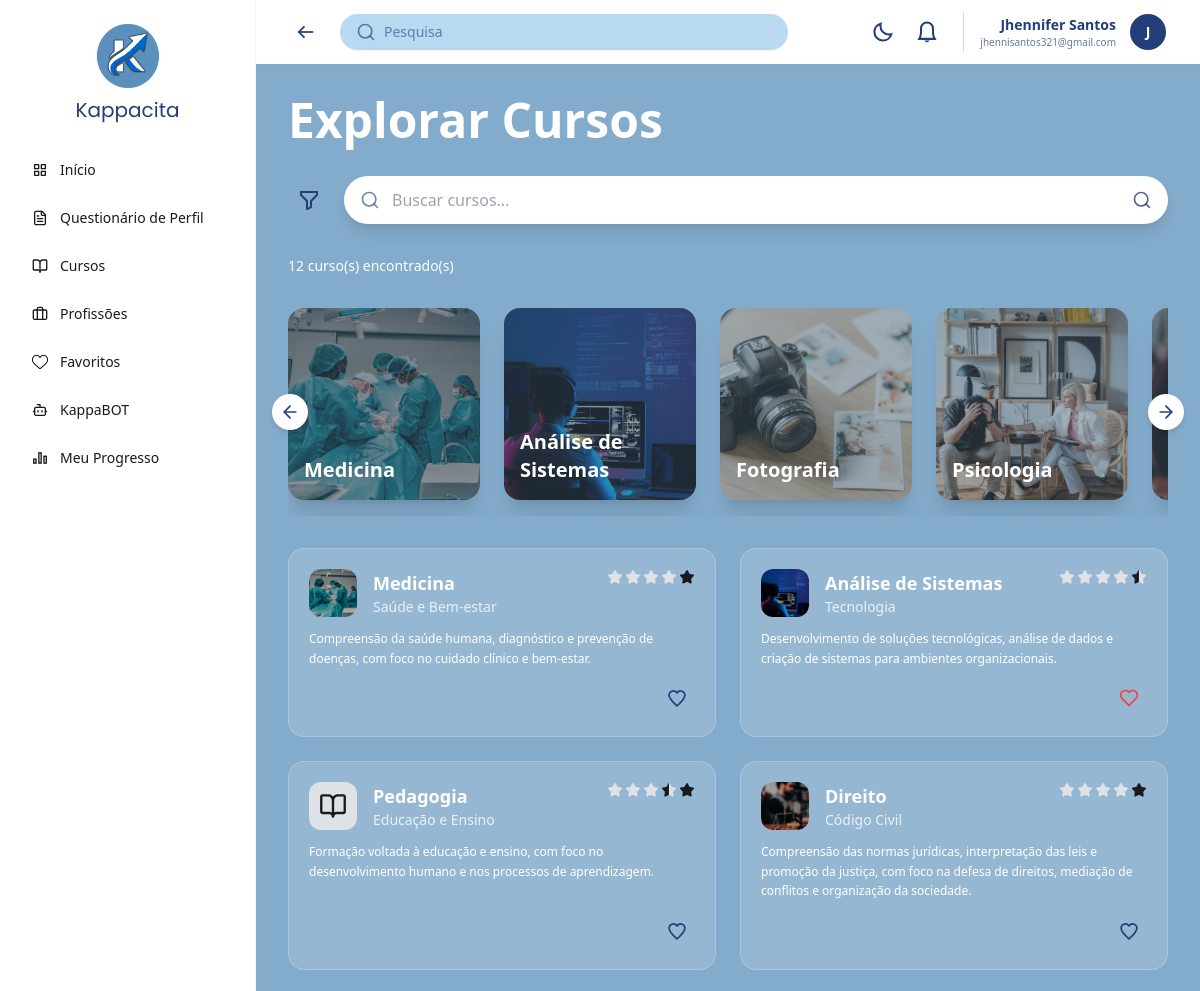
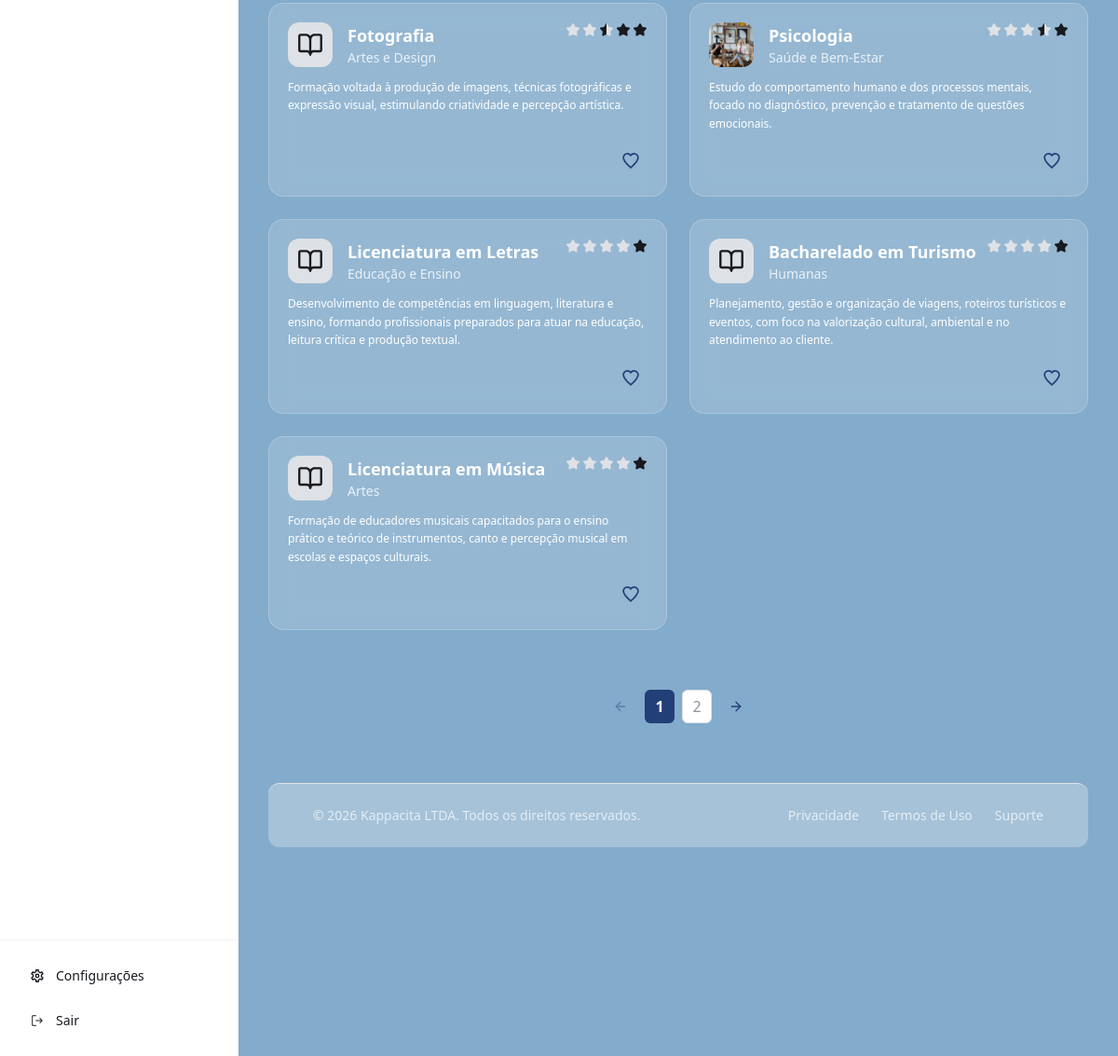
/cursos/ (signed in), run on the app's committed database (2 pictures, top to bottom).
### kapp/models.py (models this page shows, shortened)
class CategoriaCurso(models.Model):
    nome = models.CharField(max_length=100)
    imagem = models.ImageField(upload_to='categorias_cursos/', blank=True, null=True)
    class Meta:
        verbose_name = 'Categoria de Curso'
        verbose_name_plural = 'Categorias de Cursos'

class Curso(models.Model):
    nome = models.CharField(max_length=100)
    area = models.CharField(max_length=100)
    descricao = models.TextField()
    avaliacao = models.DecimalField(max_digits=3, decimal_places=1, default=4.0)
    icone = models.ImageField(upload_to='cursos/icones/', blank=True, null=True)
    categoria = models.ForeignKey(
        CategoriaCurso,
        on_delete=models.SET_NULL,
        null=True,
        blank=True,
        related_name='cursos'
    )
    class Meta:
        verbose_name = 'Curso'
        verbose_name_plural = 'Cursos'

### kapp/views.py (the view)
# urls.py: path('cursos/', cursos, name='cursos'),
@login_required
def cursos(request):
    q            = request.GET.get('q', '').strip()
    categoria_id = request.GET.get('categoria', '').strip()
    qs = Curso.objects.all()
    if q:
        qs = qs.filter(nome__icontains=q)
    if categoria_id:
        qs = qs.filter(categoria_id=categoria_id)
    paginator        = Paginator(qs, 9)
    page             = request.GET.get('page', 1)
    cursos_paginados = paginator.get_page(page)
    favoritos_ids = set(
        Favorito.objects.filter(usuario=request.user, curso__isnull=False)
        .values_list('curso_id', flat=True)
    )
    return render(request, 'cursos.html', {
        'cursos':          cursos_paginados,
        'categorias':      CategoriaCurso.objects.all(),
        'favoritos_ids':   favoritos_ids,
        'categoria_ativa': int(categoria_id) if categoria_id.isdigit() else None,
    })

### kapp/context_processors.py (called while the page is built)
def perfil_usuario(request):
    if request.user.is_authenticated:
        perfil, _ = Perfil.objects.get_or_create(usuario=request.user)
        return {'perfil_global': perfil}
    return {'perfil_global': None}

### kapp/templates/cursos.html (shortened to what this page needs)
{% extends 'base.html' %}
{% load static %}
{% block body %}
{% include 'header.html' %}
<div class="p-4 lg:p-8 space-y-8 bg-[#5b91bc]/75 dark:bg-gray-950 min-h-screen transition-colors">
  <h1 class="text-4xl lg:text-5xl text-white font-bold font-poppins">Explorar Cursos</h1>
  <div class="flex items-center gap-4">
    <button class="p-2 bg-transparent hover:bg-white/20 rounded-full">
      <img src="{% static 'img/filtro.svg' %}" class="w-6 h-6" alt="Filtro">
    </button>
    <form method="GET" action="{% url 'cursos' %}" class="relative flex-1">
      <div class="absolute inset-y-0 left-4 flex items-center pointer-events-none">
      </div>
      <input type="text" name="q" placeholder="Buscar cursos..." value="{{ request.GET.q|default:'' }}"
        class="w-full bg-white dark:bg-gray-800 rounded-full py-3 pl-12 pr-12 text-[#233e78] dark:text-white shadow-lg outline-none">
      <button type="submit" class="absolute inset-y-0 right-4 flex items-center">
        <img src="{% static 'img/lupa.svg' %}" class="w-5 h-5" alt="Buscar">
      </button>
    </form>
  </div>
  <div class="flex items-center gap-4 flex-wrap">
    <p class="text-white text-sm font-poppins">
      {{ cursos.paginator.count }} curso(s) encontrado(s)
    </p>
  </div>
  <div class="relative group">
    <button class="absolute -left-4 top-1/2 -translate-y-1/2 z-10 bg-white dark:bg-gray-700 p-2 rounded-full shadow-md hidden lg:flex items-center justify-center">
      <img src="{% static 'img/proximo.svg' %}" class="w-5 h-5 rotate-180" alt="Anterior">
    </button>
    <div class="flex gap-6 overflow-x-auto pb-4 scroll-smooth" style="scrollbar-width: none;">
      {% for categoria in categorias %}
      {% if categoria_ativa == categoria.id %}
        <a href="?{% if request.GET.q %}q={{ request.GET.q }}{% endif %}"
           class="flex-shrink-0 w-48 h-48 relative rounded-2xl overflow-hidden group cursor-pointer shadow-xl ring-4 ring-white transition-all">
      {% else %}
        <a href="?categoria={{ categoria.id }}{% if request.GET.q %}&q={{ request.GET.q }}{% endif %}"
           class="flex-shrink-0 w-48 h-48 relative rounded-2xl overflow-hidden group cursor-pointer shadow-xl transition-all hover:ring-2 hover:ring-white/60">
      {% endif %}
        {% if categoria.imagem %}
          <img src="{{ categoria.imagem.url }}"
               class="absolute inset-0 w-full h-full object-cover opacity-70 group-hover:scale-110 transition-transform duration-500"
               alt="{{ categoria.nome }}">
        {% else %}
          <div class="absolute inset-0 bg-[#1e293b]/60"></div>
        {% endif %}
        <div class="absolute inset-0 {% if categoria_ativa == categoria.id %}bg-black/40{% else %}bg-black/20{% endif %}"></div>
        <span class="absolute bottom-4 left-4 text-white text-xl font-bold font-poppins">{{ categoria.nome }}</span>
      </a>
      {% empty %}
        <p class="text-white/70 font-poppins text-sm">Nenhuma categoria disponível.</p>
      {% endfor %}
    </div>
    <button class="absolute -right-4 top-1/2 -translate-y-1/2 z-10 bg-white dark:bg-gray-700 p-2 rounded-full shadow-md hidden lg:flex items-center justify-center">
      <img src="{% static 'img/proximo.svg' %}" class="w-5 h-5" alt="Próximo">
    </button>
  </div>
  <div class="grid grid-cols-1 md:grid-cols-2 xl:grid-cols-3 gap-6">
    {% for curso in cursos %}
    <div class="rounded-2xl p-5 flex flex-col gap-3 relative group hover:bg-white/20 dark:hover:bg-white/5 transition-all"
         style="background: rgba(255,255,255,0.15); backdrop-filter: blur(12px); -webkit-backdrop-filter: blur(12px); border: 1px solid rgba(255,255,255,0.2);">
      <div class="flex justify-between items-start">
        <div class="flex gap-4">
          <div class="w-12 h-12 bg-[#dee1e6] dark:bg-gray-700 rounded-xl flex items-center justify-center flex-shrink-0 overflow-hidden">
            {% if curso.icone %}
              <img src="{{ curso.icone.url }}" class="w-full h-full object-cover" alt="{{ curso.nome }}">
            {% else %}
              <img src="{% static 'img/icons/icon_cursos.svg' %}" class="w-7 h-7" alt="{{ curso.nome }}">
            {% endif %}
          </div>
          <div>
            <h3 class="text-white text-lg font-bold font-poppins">{{ curso.nome }}</h3>
            <p class="text-white/80 dark:text-white/60 text-sm font-poppins">{{ curso.area }}</p>
          </div>
        </div>
        <div class="flex gap-0.5 flex-shrink-0">
          {% if curso.avaliacao >= 1 %}<img src="{% static 'img/icons/estrela_cheia.svg' %}" class="w-4 h-4" alt="estrela">
          {% elif curso.avaliacao >= 0.5 %}<img src="{% static 'img/icons/estrela_meia.svg' %}" class="w-4 h-4" alt="meia estrela">
          {% else %}<img src="{% static 'img/icons/estrela_vazia.svg' %}" class="w-4 h-4" alt="estrela vazia">{% endif %}
          {% if curso.avaliacao >= 2 %}<img src="{% static 'img/icons/estrela_cheia.svg' %}" class="w-4 h-4" alt="estrela">
          {% elif curso.avaliacao >= 1.5 %}<img src="{% static 'img/icons/estrela_meia.svg' %}" class="w-4 h-4" alt="meia estrela">
          {% else %}<img src="{% static 'img/icons/estrela_vazia.svg' %}" class="w-4 h-4" alt="estrela vazia">{% endif %}
          {% if curso.avaliacao >= 3 %}<img src="{% static 'img/icons/estrela_cheia.svg' %}" class="w-4 h-4" alt="estrela">
          {% elif curso.avaliacao >= 2.5 %}<img src="{% static 'img/icons/estrela_meia.svg' %}" class="w-4 h-4" alt="meia estrela">
          {% else %}<img src="{% static 'img/icons/estrela_vazia.svg' %}" class="w-4 h-4" alt="estrela vazia">{% endif %}
          {% if curso.avaliacao >= 4 %}<img src="{% static 'img/icons/estrela_cheia.svg' %}" class="w-4 h-4" alt="estrela">
          {% elif curso.avaliacao >= 3.5 %}<img src="{% static 'img/icons/estrela_meia.svg' %}" class="w-4 h-4" alt="meia estrela">
          {% else %}<img src="{% static 'img/icons/estrela_vazia.svg' %}" class="w-4 h-4" alt="estrela vazia">{% endif %}
          {% if curso.avaliacao >= 5 %}<img src="{% static 'img/icons/estrela_cheia.svg' %}" class="w-4 h-4" alt="estrela">
          {% elif curso.avaliacao >= 4.5 %}<img src="{% static 'img/icons/estrela_meia.svg' %}" class="w-4 h-4" alt="meia estrela">
          {% else %}<img src="{% static 'img/icons/estrela_vazia.svg' %}" class="w-4 h-4" alt="estrela vazia">{% endif %}
        </div>
      </div>
      <p class="text-white text-xs leading-relaxed font-poppins">{{ curso.descricao }}</p>
      <div class="flex justify-end mt-auto">
        <form method="post" action="{% url 'favoritar_curso' curso.id %}">
          <button type="submit" class="p-2 hover:bg-white/20 rounded-full transition-all">
            {% if curso.id in favoritos_ids %}
              <img src="{% static 'img/icons/coracao_vermelho.svg' %}" class="w-5 h-5" alt="Favoritado">
            {% else %}
              <img src="{% static 'img/coracao.svg' %}" class="w-5 h-5" alt="Favoritar">
            {% endif %}
          </button>
        </form>
      </div>
    </div>
    {% empty %}
      <p class="text-white col-span-3 text-center py-10 font-poppins">Nenhum curso encontrado.</p>
    {% endfor %}
  </div>
  {% if cursos.has_other_pages %}
  <div class="flex items-center justify-center gap-2 py-8">
    {% if cursos.has_previous %}
    <a href="?page={{ cursos.previous_page_number }}{% if request.GET.q %}&q={{ request.GET.q }}{% endif %}{% if categoria_ativa %}&categoria={{ categoria_ativa }}{% endif %}"
        class="w-9 h-9 flex items-center justify-center rounded-md hover:bg-white/20 dark:hover:bg-white/10 transition-all">
      <img src="{% static 'img/proximo.svg' %}" class="w-4 h-4 rotate-180" alt="Anterior">
    </a>
    {% else %}
    <span class="w-9 h-9 flex items-center justify-center rounded-md opacity-40 cursor-not-allowed">
      <img src="{% static 'img/proximo.svg' %}" class="w-4 h-4 rotate-180" alt="Anterior">
    </span>
    {% endif %}
    {% for num in cursos.paginator.page_range %}
      {% if cursos.number == num %}
        <span class="w-8 h-9 bg-[#223f78] dark:bg-blue-600 text-white rounded-md font-poppins font-bold flex items-center justify-center">
          {{ num }}
        </span>
      {% else %}
        <a href="?page={{ num }}{% if request.GET.q %}&q={{ request.GET.q }}{% endif %}{% if categoria_ativa %}&categoria={{ categoria_ativa }}{% endif %}"
            class="w-8 h-9 bg-white dark:bg-gray-700 border border-[#dee1e6] dark:border-gray-600 text-[#9095a1] dark:text-gray-300 rounded-md font-poppins flex items-center justify-center hover:bg-gray-100 dark:hover:bg-gray-600 transition-all">
          {{ num }}
        </a>
      {% endif %}
    {% endfor %}
    {% if cursos.has_next %}
    <a href="?page={{ cursos.next_page_number }}{% if request.GET.q %}&q={{ request.GET.q }}{% endif %}{% if categoria_ativa %}&categoria={{ categoria_ativa }}{% endif %}"
        class="w-9 h-9 flex items-center justify-center rounded-md hover:bg-white/20 dark:hover:bg-white/10 transition-all">
      <img src="{% static 'img/proximo.svg' %}" class="w-4 h-4" alt="Próximo">
    </a>
    {% else %}
    <span class="w-9 h-9 flex items-center justify-center rounded-md opacity-40 cursor-not-allowed">
      <img src="{% static 'img/proximo.svg' %}" class="w-4 h-4" alt="Próximo">
    </span>
    {% endif %}
  </div>
  {% endif %}
  <footer class="mt-auto bg-gray-100/30 dark:bg-gray-800/30 border-t border-[#dee1e6] dark:border-gray-700 py-6 px-4 lg:px-12 rounded-xl">
    <div class="flex flex-col md:flex-row justify-between items-center gap-4">
      <p class="text-sm text-white/70 font-poppins">© 2026 Kappacita LTDA. Todos os direitos reservados.</p>
      <div class="flex gap-6">
        <a href="{% url 'privacidade' %}" class="text-sm text-white/70 hover:text-white font-poppins transition-colors">Privacidade</a>
        <a href="#" class="text-sm text-white/70 hover:text-white font-poppins transition-colors">Termos de Uso</a>
        <a href="#" class="text-sm text-white/70 hover:text-white font-poppins transition-colors">Suporte</a>
      </div>
    </div>
  </footer>
</div>
{% endblock %}

### kapp/templates/header.html (shortened to what this page needs)
{% load static %}
<header class="h-16 flex items-center justify-between px-4 lg:px-8 bg-white dark:bg-gray-900 shadow-sm transition-colors">
    <div class="flex items-center gap-4 flex-1">
    <button class="p-2 text-[#233e78] dark:text-white hover:bg-gray-100 dark:hover:bg-gray-800 rounded-full">
        <img src="{% static 'img/icons/anterior.svg' %}" class="w-5 h-5" alt="Voltar">
    </button>
    <div class="relative max-w-md w-full hidden md:block">
        <form method="GET" action="">
        <div class="flex items-center bg-[#B9D9F1] dark:bg-gray-700 rounded-full px-4 py-2 shadow-sm">
            <img src="{% static 'img/icons/lupa.svg' %}" class="w-5 h-5 opacity-80" alt="Search">
            <input type="text" name="q" value="{{ request.GET.q }}" placeholder="Pesquisa"
            class="bg-transparent border-none focus:ring-0 text-[#233e78] dark:text-white placeholder-[#233e78]/60 dark:placeholder-white/50 w-full ml-2 text-sm">
        </div>
        </form>
        </div>
    </div>
    <div class="flex items-center gap-2 lg:gap-4">
    <div class="flex items-center gap-1">
        <button onclick="toggleTema()" class="p-2 rounded-full hover:bg-gray-100 dark:hover:bg-gray-800">
        <img src="{% static 'img/darkmode.svg' %}" class="w-6 h-6 dark:hidden" alt="Dark Mode">
        </button>
        <button class="p-2 text-[#233e78] dark:text-white hover:bg-gray-100 dark:hover:bg-gray-800 rounded-full">
        <img src="{% static 'img/icons/sino.svg' %}" class="w-6 h-6" alt="Notifications">
        </button>
    </div>
    <div class="flex items-center gap-3 pl-4 border-l border-[#233e78]/20 dark:border-white/20">
        <a href="{% url 'configuracoes' %}" class="flex items-center gap-3 hover:opacity-80 transition-opacity cursor-pointer">
            <div class="text-right hidden sm:block">
                <p class="text-sm font-semibold text-[#233e78] dark:text-white">{{ request.user.get_full_name|default:request.user.username }}</p>
                <p class="text-[10px] text-[#233e78]/70 dark:text-white/50">{{ request.user.email }}</p>
            </div>
            <div class="w-10 h-10 rounded-full bg-[#233e78] border-2 border-white flex items-center justify-center">
                <span class="text-white text-sm font-bold">
                    {{ request.user.username|slice:":1"|upper }}
                </span>
            </div>
        </a>
    </div>
    </div>
</header>

### data on the page
CategoriaCurso: imagem (picture), nome "Medicina"
CategoriaCurso: imagem (picture), nome "Análise de Sistemas"
CategoriaCurso: imagem (picture), nome "Fotografia"
CategoriaCurso: imagem (picture), nome "Psicologia"
Curso: icone (picture), nome "Medicina", area "Saúde e Bem-estar", descricao "Compreensão da saúde humana, diagnóstico e prevenção de doenças, com foco no cuidado clínico e bem-estar."
Curso: icone (picture), nome "Análise de Sistemas", area "Tecnologia", descricao "Desenvolvimento de soluções tecnológicas, análise de dados e criação de sistemas para ambientes organizacionais."
Curso: nome "Pedagogia", area "Educação e Ensino", descricao "Formação voltada à educação e ensino, com foco no desenvolvimento humano e nos processos de aprendizagem."
Curso: icone (picture), nome "Direito", area "Código Civil", descricao "Compreensão das normas jurídicas, interpretação das leis e promoção da justiça, com foco na defesa de direitos, mediação de conflitos e organização da sociedade."
Curso: nome "Fotografia", area "Artes e Design", descricao "Formação voltada à produção de imagens, técnicas fotográficas e expressão visual, estimulando criatividade e percepção artística."
Curso: icone (picture), nome "Psicologia", area "Saúde e Bem-Estar", descricao "Estudo do comportamento humano e dos processos mentais, focado no diagnóstico, prevenção e tratamento de questões emocionais."
Curso: nome "Licenciatura em Letras", area "Educação e Ensino", descricao "Desenvolvimento de competências em linguagem, literatura e ensino, formando profissionais preparados para atuar na educação, leitura crítica e produção textual."
Curso: nome "Bacharelado em Turismo", area "Humanas", descricao "Planejamento, gestão e organização de viagens, roteiros turísticos e eventos, com foco na valorização cultural, ambiental e no atendimento ao cliente."
Curso: nome "Licenciatura em Música", area "Artes", descricao "Formação de educadores musicais capacitados para o ensino prático e teórico de instrumentos, canto e percepção musical em escolas e espaços culturais."

### other printed values
{{ request.user.get_full_name|default:request.user.username }} "Jhennifer Santos"
{{ request.user.email }} "jhennisantos321@gmail.com"
{{ request.user.username|slice:":1"|upper }} "J"
{{ cursos.paginator.count }} "12"
{{ num }} "1"
{{ num }} "2"
